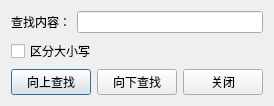
<?xml version="1.0" encoding="UTF-8"?>
<ui version="4.0">
 <class>FindDialog</class>
 <widget class="QDialog" name="FindDialog">
  <property name="windowTitle">
   <string>查找</string>
  </property>
  <layout class="QVBoxLayout" name="verticalLayout">
   <item>
    <layout class="QHBoxLayout" name="horizontalLayout">
     <item>
      <widget class="QLabel" name="label">
       <property name="text">
        <string>查找内容：</string>
       </property>
      </widget>
     </item>
     <item>
      <widget class="QLineEdit" name="editText"/>
     </item>
    </layout>
   </item>
   <item>
    <widget class="QCheckBox" name="chkCase">
     <property name="text">
      <string>区分大小写</string>
     </property>
    </widget>
   </item>
   <item>
    <layout class="QHBoxLayout" name="horizontalLayout_2">
     <item>
      <widget class="QPushButton" name="btnFindPrev">
       <property name="text">
        <string>向上查找</string>
       </property>
      </widget>
     </item>
     <item>
      <widget class="QPushButton" name="btnFindNext">
       <property name="text">
        <string>向下查找</string>
       </property>
      </widget>
     </item>
     <item>
      <widget class="QPushButton" name="btnClose">
       <property name="text">
        <string>关闭</string>
       </property>
      </widget>
     </item>
    </layout>
   </item>
  </layout>
 </widget>
 <connections>
  <connection>
   <sender>btnClose</sender>
   <signal>clicked()</signal>
   <receiver>FindDialog</receiver>
   <slot>accept()</slot>
  </connection>
 </connections>
</ui>
